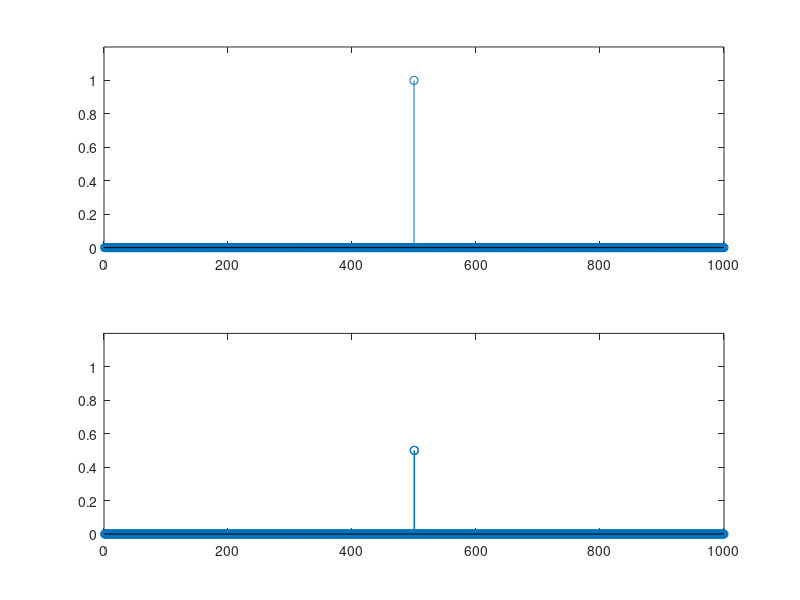

Source code (MATLAB):
sz = 1000;
x = zeros(1, sz); %la funzione zeros crea un vettore di zeri;
x(round(sz/2)) = 1;
y = zeros(size(x)); %creo un vettore di uscita grande quanto x;
a = 1/2;
b = a;
for k=[2:size(x, 2)]
	y(k) = a*x(k) + b*x(k-1);
end;
subplot(2, 1, 1)
	stem(x)
		axis([0 sz 0 1.2]) %array di quattro valori [x_min x_max y_min y_max]
subplot(2, 1, 2)
	stem(y)
		axis([0 sz 0 1.2])